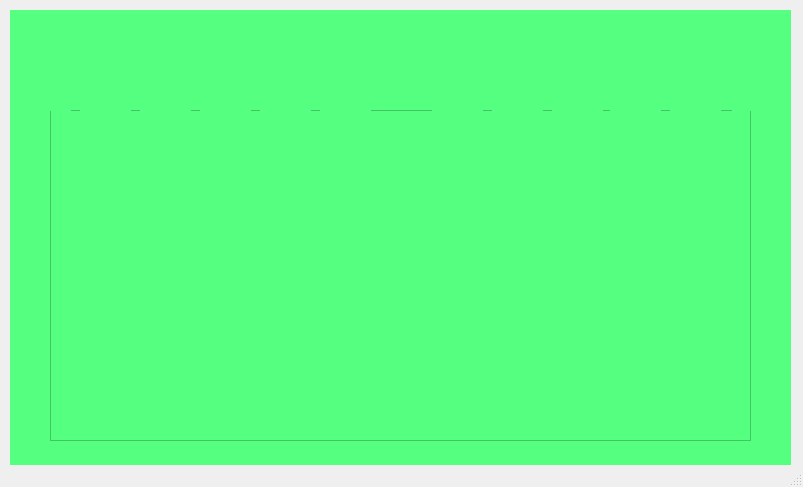
<?xml version="1.0" encoding="UTF-8"?>
<ui version="4.0">
 <class>MainWindow</class>
 <widget class="QMainWindow" name="MainWindow">
  <property name="geometry">
   <rect>
    <x>0</x>
    <y>0</y>
    <width>803</width>
    <height>487</height>
   </rect>
  </property>
  <property name="windowTitle">
   <string>MainWindow</string>
  </property>
  <widget class="QWidget" name="centralwidget">
   <widget class="QWidget" name="widget" native="true">
    <property name="geometry">
     <rect>
      <x>10</x>
      <y>10</y>
      <width>781</width>
      <height>601</height>
     </rect>
    </property>
    <property name="maximumSize">
     <size>
      <width>781</width>
      <height>601</height>
     </size>
    </property>
    <property name="mouseTracking">
     <bool>true</bool>
    </property>
    <property name="tabletTracking">
     <bool>true</bool>
    </property>
    <property name="acceptDrops">
     <bool>true</bool>
    </property>
    <property name="styleSheet">
     <string notr="true">background-color: rgb(85, 255, 127);</string>
    </property>
    <widget class="QFrame" name="frame">
     <property name="geometry">
      <rect>
       <x>40</x>
       <y>100</y>
       <width>701</width>
       <height>331</height>
      </rect>
     </property>
     <property name="autoFillBackground">
      <bool>false</bool>
     </property>
     <property name="styleSheet">
      <string notr="true">image: url(:/field/field.png);
Qframe#frame{
    background-image: (url:/field/field.png);
    background-repeat: no-repeat;
    background-position: center;
}

</string>
     </property>
     <property name="frameShape">
      <enum>QFrame::StyledPanel</enum>
     </property>
     <property name="frameShadow">
      <enum>QFrame::Raised</enum>
     </property>
    </widget>
    <widget class="QLabel" name="peashooter">
     <property name="geometry">
      <rect>
       <x>10</x>
       <y>30</y>
       <width>51</width>
       <height>71</height>
      </rect>
     </property>
     <property name="cursor">
      <cursorShape>OpenHandCursor</cursorShape>
     </property>
     <property name="acceptDrops">
      <bool>true</bool>
     </property>
     <property name="styleSheet">
      <string notr="true">border-bottom-color: rgb(85, 170, 255);</string>
     </property>
     <property name="text">
      <string/>
     </property>
     <property name="pixmap">
      <pixmap resource="play_yard.qrc">:/plants_cards/pea shooter.jpg</pixmap>
     </property>
     <property name="scaledContents">
      <bool>true</bool>
     </property>
    </widget>
    <widget class="QLabel" name="two_peashooter">
     <property name="geometry">
      <rect>
       <x>70</x>
       <y>30</y>
       <width>51</width>
       <height>71</height>
      </rect>
     </property>
     <property name="cursor">
      <cursorShape>OpenHandCursor</cursorShape>
     </property>
     <property name="tabletTracking">
      <bool>false</bool>
     </property>
     <property name="acceptDrops">
      <bool>true</bool>
     </property>
     <property name="text">
      <string/>
     </property>
     <property name="pixmap">
      <pixmap resource="play_yard.qrc">:/plants_cards/two_peashooter.jpg</pixmap>
     </property>
     <property name="scaledContents">
      <bool>true</bool>
     </property>
    </widget>
    <widget class="QLabel" name="walnut">
     <property name="geometry">
      <rect>
       <x>130</x>
       <y>30</y>
       <width>51</width>
       <height>71</height>
      </rect>
     </property>
     <property name="cursor">
      <cursorShape>OpenHandCursor</cursorShape>
     </property>
     <property name="acceptDrops">
      <bool>true</bool>
     </property>
     <property name="text">
      <string/>
     </property>
     <property name="pixmap">
      <pixmap resource="play_yard.qrc">:/plants_cards/walnut.jpg</pixmap>
     </property>
     <property name="scaledContents">
      <bool>true</bool>
     </property>
    </widget>
    <widget class="QLabel" name="plum_mine">
     <property name="geometry">
      <rect>
       <x>190</x>
       <y>30</y>
       <width>51</width>
       <height>71</height>
      </rect>
     </property>
     <property name="cursor">
      <cursorShape>OpenHandCursor</cursorShape>
     </property>
     <property name="acceptDrops">
      <bool>true</bool>
     </property>
     <property name="text">
      <string/>
     </property>
     <property name="pixmap">
      <pixmap resource="play_yard.qrc">:/plants_cards/plum mine.jpg</pixmap>
     </property>
     <property name="scaledContents">
      <bool>true</bool>
     </property>
    </widget>
    <widget class="QLabel" name="jelapino">
     <property name="geometry">
      <rect>
       <x>250</x>
       <y>30</y>
       <width>51</width>
       <height>71</height>
      </rect>
     </property>
     <property name="cursor">
      <cursorShape>OpenHandCursor</cursorShape>
     </property>
     <property name="acceptDrops">
      <bool>true</bool>
     </property>
     <property name="text">
      <string/>
     </property>
     <property name="pixmap">
      <pixmap resource="play_yard.qrc">:/plants_cards/jalapino.jpg</pixmap>
     </property>
     <property name="scaledContents">
      <bool>true</bool>
     </property>
    </widget>
    <widget class="QLabel" name="boomerang">
     <property name="geometry">
      <rect>
       <x>310</x>
       <y>30</y>
       <width>51</width>
       <height>71</height>
      </rect>
     </property>
     <property name="cursor">
      <cursorShape>OpenHandCursor</cursorShape>
     </property>
     <property name="acceptDrops">
      <bool>true</bool>
     </property>
     <property name="text">
      <string/>
     </property>
     <property name="pixmap">
      <pixmap resource="play_yard.qrc">:/plants_cards/boomerang.jpg</pixmap>
     </property>
     <property name="scaledContents">
      <bool>true</bool>
     </property>
    </widget>
    <widget class="QLabel" name="regular">
     <property name="geometry">
      <rect>
       <x>722</x>
       <y>30</y>
       <width>51</width>
       <height>71</height>
      </rect>
     </property>
     <property name="cursor">
      <cursorShape>OpenHandCursor</cursorShape>
     </property>
     <property name="acceptDrops">
      <bool>true</bool>
     </property>
     <property name="text">
      <string/>
     </property>
     <property name="pixmap">
      <pixmap resource="play_yard.qrc">:/zombies/regular zombie.jpg</pixmap>
     </property>
     <property name="scaledContents">
      <bool>true</bool>
     </property>
    </widget>
    <widget class="QLabel" name="bucked_head">
     <property name="geometry">
      <rect>
       <x>660</x>
       <y>30</y>
       <width>51</width>
       <height>71</height>
      </rect>
     </property>
     <property name="cursor">
      <cursorShape>OpenHandCursor</cursorShape>
     </property>
     <property name="acceptDrops">
      <bool>true</bool>
     </property>
     <property name="text">
      <string/>
     </property>
     <property name="pixmap">
      <pixmap resource="play_yard.qrc">:/zombies/Bucket head zombie.jpg</pixmap>
     </property>
     <property name="scaledContents">
      <bool>true</bool>
     </property>
    </widget>
    <widget class="QLabel" name="leafhead">
     <property name="geometry">
      <rect>
       <x>600</x>
       <y>30</y>
       <width>51</width>
       <height>71</height>
      </rect>
     </property>
     <property name="cursor">
      <cursorShape>OpenHandCursor</cursorShape>
     </property>
     <property name="acceptDrops">
      <bool>true</bool>
     </property>
     <property name="text">
      <string/>
     </property>
     <property name="pixmap">
      <pixmap resource="play_yard.qrc">:/zombies/leaf hair zombie.jpg</pixmap>
     </property>
     <property name="scaledContents">
      <bool>true</bool>
     </property>
    </widget>
    <widget class="QLabel" name="astronaut">
     <property name="geometry">
      <rect>
       <x>542</x>
       <y>30</y>
       <width>51</width>
       <height>71</height>
      </rect>
     </property>
     <property name="cursor">
      <cursorShape>OpenHandCursor</cursorShape>
     </property>
     <property name="acceptDrops">
      <bool>true</bool>
     </property>
     <property name="text">
      <string/>
     </property>
     <property name="pixmap">
      <pixmap resource="play_yard.qrc">:/zombies/astronaut zombie.jpg</pixmap>
     </property>
     <property name="scaledContents">
      <bool>true</bool>
     </property>
    </widget>
    <widget class="QLabel" name="tall">
     <property name="geometry">
      <rect>
       <x>482</x>
       <y>30</y>
       <width>51</width>
       <height>71</height>
      </rect>
     </property>
     <property name="cursor">
      <cursorShape>BusyCursor</cursorShape>
     </property>
     <property name="acceptDrops">
      <bool>true</bool>
     </property>
     <property name="text">
      <string/>
     </property>
     <property name="pixmap">
      <pixmap resource="play_yard.qrc">:/zombies/tall zombie.jpg</pixmap>
     </property>
     <property name="scaledContents">
      <bool>true</bool>
     </property>
    </widget>
    <widget class="QLabel" name="purplehair">
     <property name="geometry">
      <rect>
       <x>422</x>
       <y>30</y>
       <width>51</width>
       <height>71</height>
      </rect>
     </property>
     <property name="cursor">
      <cursorShape>OpenHandCursor</cursorShape>
     </property>
     <property name="acceptDrops">
      <bool>true</bool>
     </property>
     <property name="text">
      <string/>
     </property>
     <property name="pixmap">
      <pixmap resource="play_yard.qrc">:/zombies/purple hair zombie.jpg</pixmap>
     </property>
     <property name="scaledContents">
      <bool>true</bool>
     </property>
    </widget>
   </widget>
  </widget>
  <widget class="QStatusBar" name="statusbar"/>
 </widget>
 <resources>
  <include location="play_yard.qrc"/>
 </resources>
 <connections/>
</ui>
